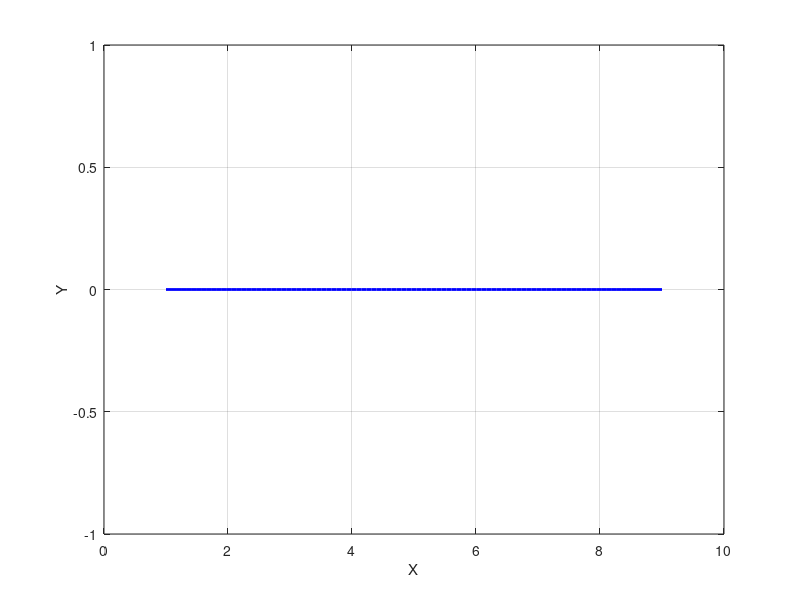

Write the MATLAB code that produced this figure.
clear;
clear -global;
clc;

global a = 0; % Przedział dla t
global b = 15;
global N = 20; % Liczba węzłów-1 (knots) (N>2n)
global n = 4; % Stopień funkcji B-sklejanej
epsilon = 1e-6;

global d = [(linspace(0, 10, N-n))', (linspace(0, 0, N-n))']; % Współrzędne punktów kontrolnych (x, y)
% global d = [(linspace(0, 5, N-n))', (linspace(0, 5, N-n))']; % 4.09 * sqrt(2)

theta = linspace(0, 2*pi, N-n)';
radius = 5;
center = [5, 5];
% global d = [center(1) + radius * cos(theta), center(2) + radius * sin(theta)]; % 2 * pi * 5 = 31.4

global h = (b - a) / (N - 2*n);
global u = a + ((0:N) - n) * h; % Węzły. u_n = a, u_{N−n} = b


function retval = get_B_spline(n, i, t)
  global u;
  if (n == 0)

    if (t >= u(i) && t < u(i+1))
      retval = 1;
    else
      retval = 0;
    endif

  else
    retval = (t - u(i)) / (u(i+n) - u(i)) * get_B_spline(n-1, i, t) + (u(i+n+1) - t) / (u(i+n+1)-u(i+1)) * get_B_spline(n-1, i+1, t);
  endif
endfunction



% Pochodna s
function retval = s_derivative(t)
  global u;
  global d;
  global n;
  global N;

  retval = zeros(1, size(d)(2));
  for i=1:N-n-1 % Jest N-n-1 funkcji B-sklejanych (bo N-(n+2)+1)
    retval += n / (u(i+n+1)-u(i+1)) * (d(i+1, :) - d(i, :)) * get_B_spline(n-1, i+1, t);
  endfor
endfunction

% Norma z pochodnej s
function retval = s_derivative_norm(t)
  retval = norm(s_derivative(t), 2);
endfunction

% Metoda złożonej kwadratury Simpsona
function retval = simpson_integral(f, a, b, invervals)
  h = (b-a)/invervals;
  x = a + [0:2*invervals] * h / 2; %  x należy do [a, b], ale kroki są dwa razy częstsze

  summation = 0;
  for i = 2:invervals
    summation += 2*f(x(2*i-1)) + 4*f(x(2*i));
  endfor

  retval = h / 6 * (f(x(1)) + 4*f(x(2)) + summation + f(x(2*invervals+1)));
endfunction


error = 1e6;
intervals = 2;
while error >= 15 * epsilon
  intervals *= 2;
  result1 = simpson_integral(@s_derivative_norm, a, b, intervals);
  result2 = simpson_integral(@s_derivative_norm, a, b, intervals / 2);
  error = abs(result1 - result2);
end

printf("Długość krzywej: %f. Liczba przedziałów %d\n", result1, intervals);






function draw_plot()
  global u;
  global d;
  global n;
  global a;
  global b;
  global N;
  t_values = linspace(a, b, 100);
  curve = zeros(length(t_values), size(d, 2));

  % Wartości krzywej B-sklejanej w punktach t
  for j = 1:length(t_values) # Dla każdego t
    t = t_values(j);
    curve(j, :) = zeros(1, size(d, 2));
    for i = 1:N-n # Sumujemy wszystkie B-funkcje
      curve(j, :) += d(i, :) * get_B_spline(n, i, t);
    end
  end



  plot(curve(:, 1), curve(:, 2), 'b-', 'LineWidth', 2); % Krzywa B-sklejana
  hold on;
  % plot(d(:, 1), d(:, 2), 'ro-', 'MarkerFaceColor', 'r'); % Punkty kontrolne
  xlabel('X');
  ylabel('Y');
  grid on;

endfunction

draw_plot();
